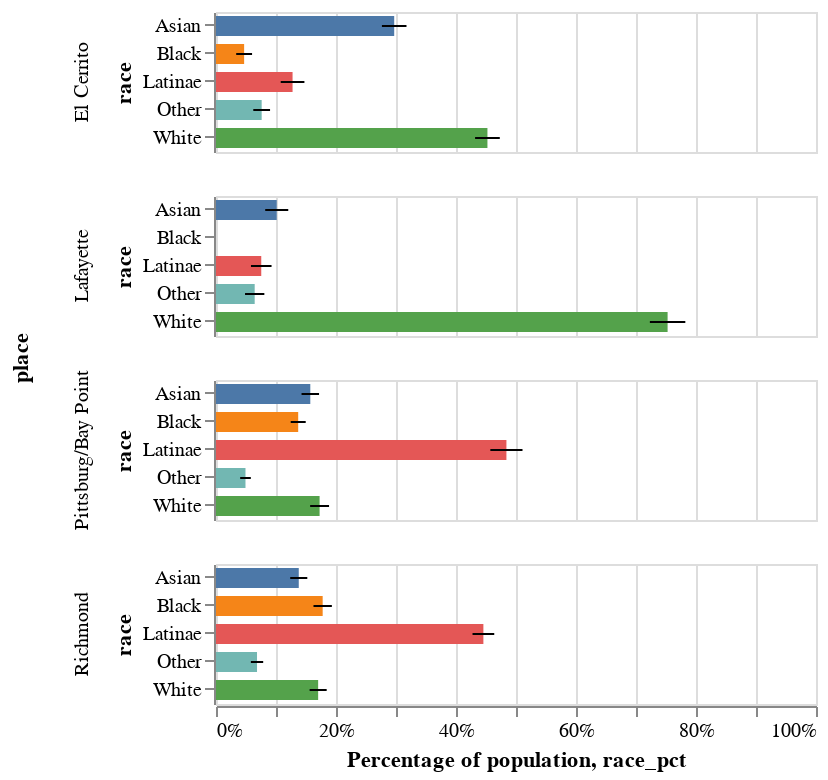

Source (notebook cell):
### Code cell
# Make a grouped bar chart of all the places
bars = alt.Chart(df_place_bars).mark_bar(size=10).encode(
    x=alt.X('race_pct:Q').scale(domain=(0,1)).axis(format='%').title("Percentage of population"),
    y='race:N',
    color=alt.Color('race:N').legend(None)
).properties(
    width=300,
    height=70
)

#Show MOE
error_bars = alt.Chart().mark_errorbar().encode(
    x=alt.X('race_pct:Q').scale(zero=False),
    xError=('race_pct_moe:Q'),
    y='race:N'
)

alt.layer(bars, error_bars, data=df_place_bars).facet(
    row='place:N'
)

### Figure 1 — Vega-Lite specification as saved in the notebook (floating-point values rounded to 4 significant figures)
{"config": {"view": {"continuousWidth": 300, "continuousHeight": 300}}, "data": {"name": "data-ba0eeac90518d3c5856a476256350adc"}, "facet": {"row": {"field": "place", "type": "nominal"}}, "spec": {"layer": [{"mark": {"type": "bar", "size": 10}, "encoding": {"color": {"field": "race", "legend": null, "type": "nominal"}, "x": {"axis": {"format": "%"}, "field": "race_pct", "scale": {"domain": [0, 1]}, "title": "Percentage of population", "type": "quantitative"}, "y": {"field": "race", "type": "nominal"}}}, {"mark": {"type": "errorbar"}, "encoding": {"x": {"field": "race_pct", "scale": {"zero": false}, "type": "quantitative"}, "xError": {"field": "race_pct_moe"}, "y": {"field": "race", "type": "nominal"}}}], "height": 70, "width": 300}, "$schema": "https://vega.github.io/schema/vega-lite/v5.20.1.json", "datasets": {"data-ba0eeac90518d3c5856a476256350adc": [{"place": "Richmond", "race": "White", "race_pct": 0.1703, "race_pct_moe": 0.0142}, {"place": "Richmond", "race": "Black", "race_pct": 0.1778, "race_pct_moe": 0.01531}, {"place": "Richmond", "race": "Asian", "race_pct": 0.1379, "race_pct_moe": 0.01423}, {"place": "Richmond", "race": "Other", "race_pct": 0.06837, "race_pct_moe": 0.01028}, {"place": "Richmond", "race": "Latinae", "race_pct": 0.4456, "race_pct_moe": 0.0181}, {"place": "Pittsburg/Bay Point", "race": "White", "race_pct": 0.1727, "race_pct_moe": 0.01575}, {"place": "Pittsburg/Bay Point", "race": "Black", "race_pct": 0.137, "race_pct_moe": 0.01251}, {"place": "Pittsburg/Bay Point", "race": "Asian", "race_pct": 0.1572, "race_pct_moe": 0.01459}, {"place": "Pittsburg/Bay Point", "race": "Other", "race_pct": 0.04914, "race_pct_moe": 0.008863}, {"place": "Pittsburg/Bay Point", "race": "Latinae", "race_pct": 0.484, "race_pct_moe": 0.0268}, {"place": "El Cerrito", "race": "White", "race_pct": 0.4524, "race_pct_moe": 0.02059}, {"place": "El Cerrito", "race": "Black", "race_pct": 0.04689, "race_pct_moe": 0.01322}, {"place": "El Cerrito", "race": "Asian", "race_pct": 0.297, "race_pct_moe": 0.02048}, {"place": "El Cerrito", "race": "Other", "race_pct": 0.07611, "race_pct_moe": 0.01397}, {"place": "El Cerrito", "race": "Latinae", "race_pct": 0.1276, "race_pct_moe": 0.01975}, {"place": "Lafayette", "race": "White", "race_pct": 0.7527, "race_pct_moe": 0.02954}, {"place": "Lafayette", "race": "Black", "race_pct": null, "race_pct_moe": null}, {"place": "Lafayette", "race": "Asian", "race_pct": 0.1012, "race_pct_moe": 0.0192}, {"place": "Lafayette", "race": "Other", "race_pct": 0.06448, "race_pct_moe": 0.0161}, {"place": "Lafayette", "race": "Latinae", "race_pct": 0.07542, "race_pct_moe": 0.01715}]}}
